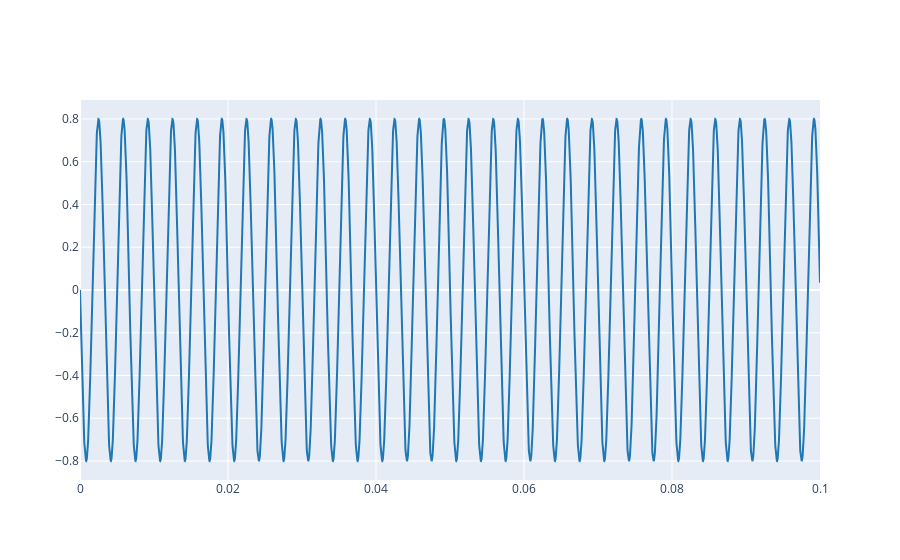

The cell this chart's notebook holds for it:
### Markdown cell above
For instance, we can use plot_signals to plot the sinwave created before:

### Code cell
plot_signals(x, fs)

### Figure 1 — Plotly figure (JSON) as saved in the notebook; plotly's stock layout.template omitted (floating-point values rounded to 4 significant figures; data arrays with more than 128 entries replaced by an {"elided": "..."} marker saying what was removed)
{"data": [{"line": {"color": "#1f77b4", "shape": "linear"}, "mode": "lines", "name": "audio signal 0", "type": "scatter", "x": {"elided": "4410 float values"}, "y": {"elided": "4410 float values"}}], "layout": {}}
